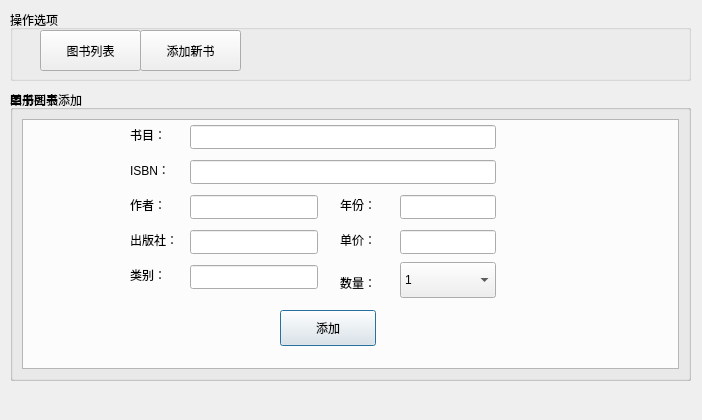
<?xml version="1.0" encoding="UTF-8"?>
<ui version="4.0">
 <class>book_manage_Dialog</class>
 <widget class="QDialog" name="book_manage_Dialog">
  <property name="geometry">
   <rect>
    <x>0</x>
    <y>0</y>
    <width>702</width>
    <height>420</height>
   </rect>
  </property>
  <property name="windowTitle">
   <string>图书管理</string>
  </property>
  <widget class="QGroupBox" name="group_booklist">
   <property name="enabled">
    <bool>true</bool>
   </property>
   <property name="geometry">
    <rect>
     <x>10</x>
     <y>90</y>
     <width>681</width>
     <height>291</height>
    </rect>
   </property>
   <property name="title">
    <string>图书列表</string>
   </property>
   <layout class="QGridLayout" name="gridLayout">
    <item row="0" column="0">
     <widget class="QTreeView" name="userview">
      <property name="enabled">
       <bool>true</bool>
      </property>
      <property name="font">
       <font>
        <pointsize>13</pointsize>
       </font>
      </property>
      <property name="contextMenuPolicy">
       <enum>Qt::NoContextMenu</enum>
      </property>
      <property name="editTriggers">
       <set>QAbstractItemView::NoEditTriggers</set>
      </property>
      <property name="alternatingRowColors">
       <bool>true</bool>
      </property>
      <property name="rootIsDecorated">
       <bool>false</bool>
      </property>
      <property name="headerHidden">
       <bool>true</bool>
      </property>
     </widget>
    </item>
   </layout>
  </widget>
  <widget class="QGroupBox" name="group_add_single">
   <property name="geometry">
    <rect>
     <x>10</x>
     <y>90</y>
     <width>681</width>
     <height>291</height>
    </rect>
   </property>
   <property name="title">
    <string>单册图书添加</string>
   </property>
   <widget class="QLineEdit" name="single_title">
    <property name="geometry">
     <rect>
      <x>180</x>
      <y>35</y>
      <width>306</width>
      <height>24</height>
     </rect>
    </property>
   </widget>
   <widget class="QLabel" name="label">
    <property name="geometry">
     <rect>
      <x>120</x>
      <y>35</y>
      <width>61</width>
      <height>20</height>
     </rect>
    </property>
    <property name="text">
     <string>书目：</string>
    </property>
   </widget>
   <widget class="QLineEdit" name="single_type">
    <property name="geometry">
     <rect>
      <x>180</x>
      <y>175</y>
      <width>128</width>
      <height>24</height>
     </rect>
    </property>
    <property name="text">
     <string/>
    </property>
   </widget>
   <widget class="QLabel" name="label_2">
    <property name="geometry">
     <rect>
      <x>120</x>
      <y>175</y>
      <width>61</width>
      <height>20</height>
     </rect>
    </property>
    <property name="text">
     <string>类别：</string>
    </property>
   </widget>
   <widget class="QLineEdit" name="single_press">
    <property name="geometry">
     <rect>
      <x>180</x>
      <y>140</y>
      <width>128</width>
      <height>24</height>
     </rect>
    </property>
    <property name="text">
     <string/>
    </property>
   </widget>
   <widget class="QLabel" name="label_3">
    <property name="geometry">
     <rect>
      <x>120</x>
      <y>140</y>
      <width>61</width>
      <height>20</height>
     </rect>
    </property>
    <property name="text">
     <string>出版社：</string>
    </property>
   </widget>
   <widget class="QLabel" name="label_4">
    <property name="geometry">
     <rect>
      <x>330</x>
      <y>105</y>
      <width>61</width>
      <height>20</height>
     </rect>
    </property>
    <property name="text">
     <string>年份：</string>
    </property>
   </widget>
   <widget class="QLineEdit" name="single_year">
    <property name="geometry">
     <rect>
      <x>390</x>
      <y>105</y>
      <width>96</width>
      <height>24</height>
     </rect>
    </property>
    <property name="text">
     <string/>
    </property>
   </widget>
   <widget class="QLabel" name="label_5">
    <property name="geometry">
     <rect>
      <x>330</x>
      <y>140</y>
      <width>61</width>
      <height>20</height>
     </rect>
    </property>
    <property name="text">
     <string>单价：</string>
    </property>
   </widget>
   <widget class="QLineEdit" name="single_price">
    <property name="geometry">
     <rect>
      <x>390</x>
      <y>140</y>
      <width>96</width>
      <height>24</height>
     </rect>
    </property>
    <property name="text">
     <string/>
    </property>
   </widget>
   <widget class="QLabel" name="label_7">
    <property name="geometry">
     <rect>
      <x>330</x>
      <y>175</y>
      <width>96</width>
      <height>36</height>
     </rect>
    </property>
    <property name="text">
     <string>数量：</string>
    </property>
   </widget>
   <widget class="QPushButton" name="single_add">
    <property name="geometry">
     <rect>
      <x>270</x>
      <y>220</y>
      <width>96</width>
      <height>36</height>
     </rect>
    </property>
    <property name="text">
     <string>添加</string>
    </property>
   </widget>
   <widget class="QLabel" name="label_8">
    <property name="geometry">
     <rect>
      <x>120</x>
      <y>105</y>
      <width>61</width>
      <height>20</height>
     </rect>
    </property>
    <property name="text">
     <string>作者：</string>
    </property>
   </widget>
   <widget class="QLineEdit" name="single_author">
    <property name="geometry">
     <rect>
      <x>180</x>
      <y>105</y>
      <width>128</width>
      <height>24</height>
     </rect>
    </property>
    <property name="text">
     <string/>
    </property>
   </widget>
   <widget class="QLineEdit" name="single_isbn">
    <property name="geometry">
     <rect>
      <x>180</x>
      <y>70</y>
      <width>306</width>
      <height>24</height>
     </rect>
    </property>
    <property name="text">
     <string/>
    </property>
   </widget>
   <widget class="QLabel" name="label_9">
    <property name="geometry">
     <rect>
      <x>120</x>
      <y>70</y>
      <width>61</width>
      <height>20</height>
     </rect>
    </property>
    <property name="text">
     <string>ISBN：</string>
    </property>
   </widget>
   <widget class="QComboBox" name="single_num">
    <property name="geometry">
     <rect>
      <x>390</x>
      <y>172</y>
      <width>96</width>
      <height>36</height>
     </rect>
    </property>
    <item>
     <property name="text">
      <string>1</string>
     </property>
    </item>
    <item>
     <property name="text">
      <string>2</string>
     </property>
    </item>
    <item>
     <property name="text">
      <string>3</string>
     </property>
    </item>
    <item>
     <property name="text">
      <string>4</string>
     </property>
    </item>
    <item>
     <property name="text">
      <string>5</string>
     </property>
    </item>
    <item>
     <property name="text">
      <string>6</string>
     </property>
    </item>
    <item>
     <property name="text">
      <string>7</string>
     </property>
    </item>
    <item>
     <property name="text">
      <string>8</string>
     </property>
    </item>
    <item>
     <property name="text">
      <string>9</string>
     </property>
    </item>
    <item>
     <property name="text">
      <string>10</string>
     </property>
    </item>
   </widget>
   <zorder>label</zorder>
   <zorder>single_type</zorder>
   <zorder>label_2</zorder>
   <zorder>single_press</zorder>
   <zorder>label_3</zorder>
   <zorder>label_4</zorder>
   <zorder>single_year</zorder>
   <zorder>label_5</zorder>
   <zorder>single_price</zorder>
   <zorder>label_7</zorder>
   <zorder>single_add</zorder>
   <zorder>label_8</zorder>
   <zorder>single_author</zorder>
   <zorder>single_isbn</zorder>
   <zorder>label_9</zorder>
   <zorder>single_title</zorder>
   <zorder>single_num</zorder>
  </widget>
  <widget class="QGroupBox" name="group_nav">
   <property name="geometry">
    <rect>
     <x>10</x>
     <y>10</y>
     <width>681</width>
     <height>71</height>
    </rect>
   </property>
   <property name="title">
    <string>操作选项</string>
   </property>
   <widget class="QPushButton" name="guide_booklist">
    <property name="geometry">
     <rect>
      <x>30</x>
      <y>20</y>
      <width>101</width>
      <height>41</height>
     </rect>
    </property>
    <property name="text">
     <string>图书列表</string>
    </property>
   </widget>
   <widget class="QPushButton" name="guide_add_single">
    <property name="geometry">
     <rect>
      <x>130</x>
      <y>20</y>
      <width>101</width>
      <height>41</height>
     </rect>
    </property>
    <property name="text">
     <string>添加新书</string>
    </property>
   </widget>
  </widget>
 </widget>
 <tabstops>
  <tabstop>guide_booklist</tabstop>
  <tabstop>guide_add_single</tabstop>
  <tabstop>single_title</tabstop>
  <tabstop>single_isbn</tabstop>
  <tabstop>single_author</tabstop>
  <tabstop>single_year</tabstop>
  <tabstop>single_press</tabstop>
  <tabstop>single_price</tabstop>
  <tabstop>single_type</tabstop>
  <tabstop>single_num</tabstop>
  <tabstop>single_add</tabstop>
  <tabstop>userview</tabstop>
 </tabstops>
 <resources/>
 <connections/>
</ui>
